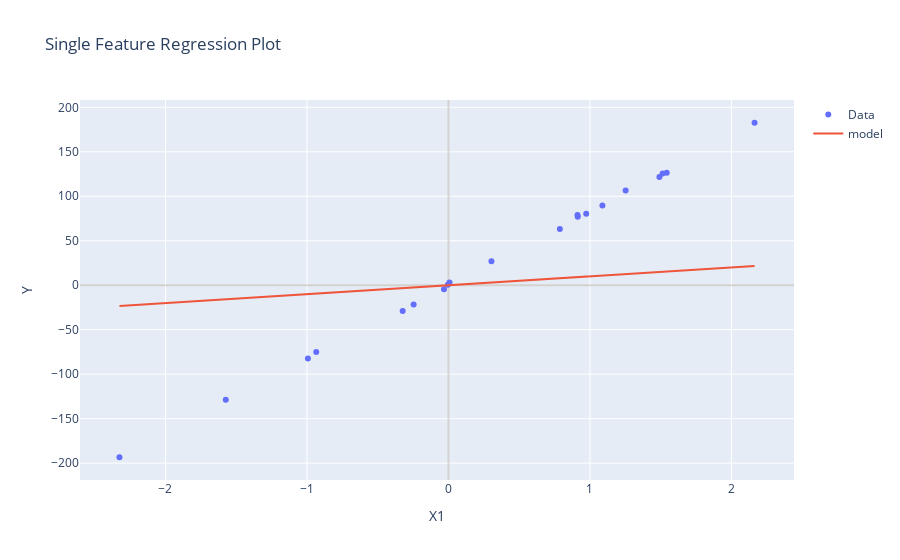

The notebook cell this image was saved under:
### Code cell
first_set.plot_container()

### Figure 1 — Plotly figure (JSON) as saved in the notebook; plotly's stock layout.template omitted (floating-point values rounded to 4 significant figures)
{"data": [{"mode": "markers", "name": "Data", "type": "scatter", "x": [0.9738, -0.246, -0.03155, -0.3235, -0.9343, 1.088, -0.003758, 0.9141, 0.912, -0.9933, 1.491, -2.325, 1.543, 0.3039, 0.007692, -1.574, 1.514, 1.252, 0.7875, 2.164], "y": [80.3, -21.58, -4.631, -28.89, -75.17, 89.6, 0.4375, 77.06, 78.84, -82.33, 121.8, -193.4, 126.4, 26.88, 3.014, -128.8, 125.5, 106.5, 63.34, 182.7]}, {"mode": "lines", "name": "model", "type": "scatter", "x": [0.9738, -0.246, -0.03155, -0.3235, -0.9343, 1.088, -0.003758, 0.9141, 0.912, -0.9933, 1.491, -2.325, 1.543, 0.3039, 0.007692, -1.574, 1.514, 1.252, 0.7875, 2.164], "y": [9.738, -2.46, -0.3155, -3.235, -9.343, 10.88, -0.03758, 9.141, 9.12, -9.933, 14.91, -23.25, 15.43, 3.039, 0.07692, -15.74, 15.14, 12.52, 7.875, 21.64]}], "layout": {"hovermode": "closest", "title": {"text": "Single Feature Regression Plot"}, "xaxis": {"title": {"text": "X1"}, "zeroline": true, "zerolinecolor": "rgba(205, 200, 193, 0.7)", "zerolinewidth": 2}, "yaxis": {"title": {"text": "Y"}, "zeroline": true, "zerolinecolor": "rgba(205, 200, 193, 0.7)", "zerolinewidth": 2}}}
